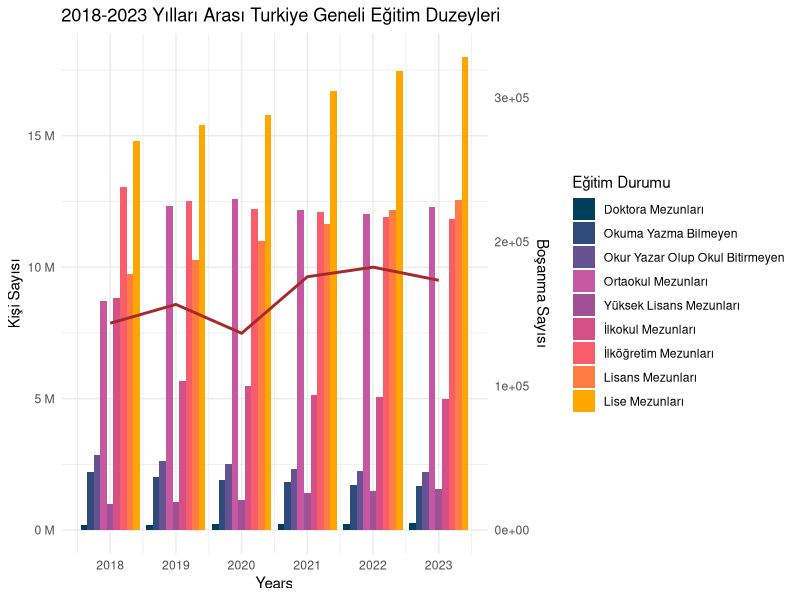
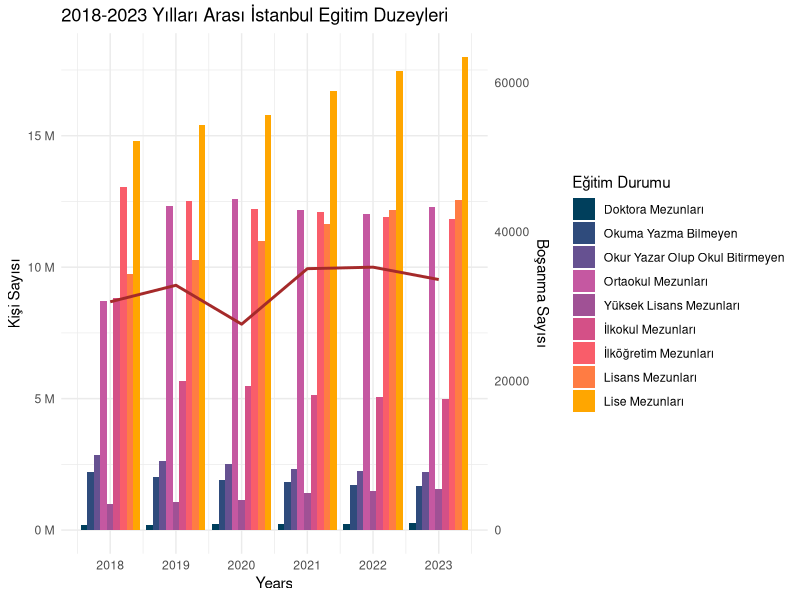
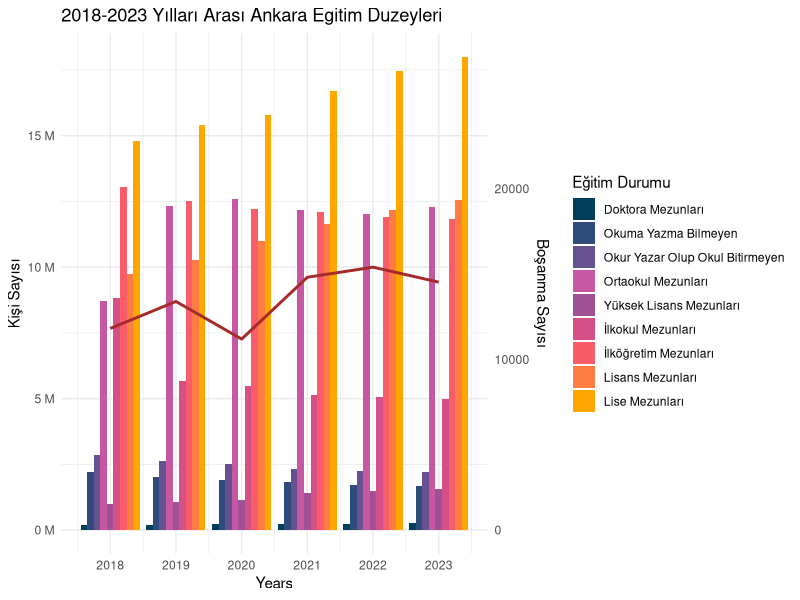
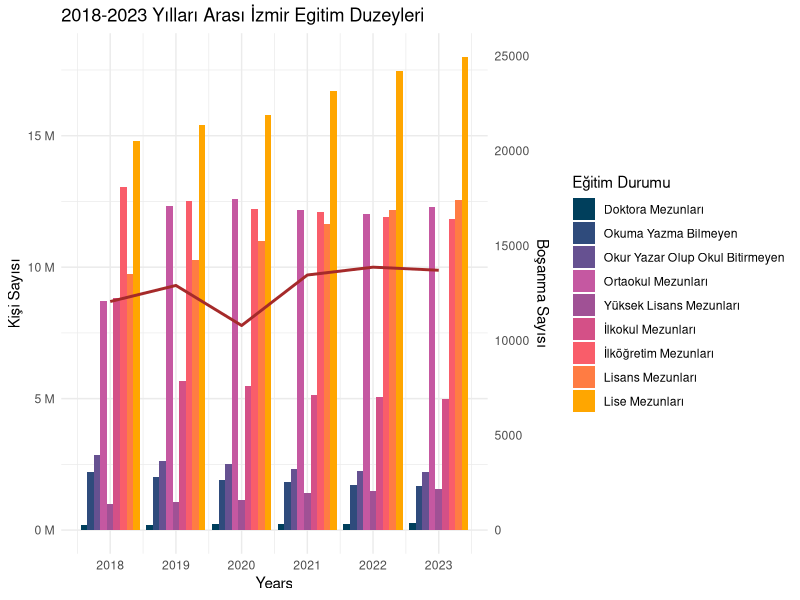
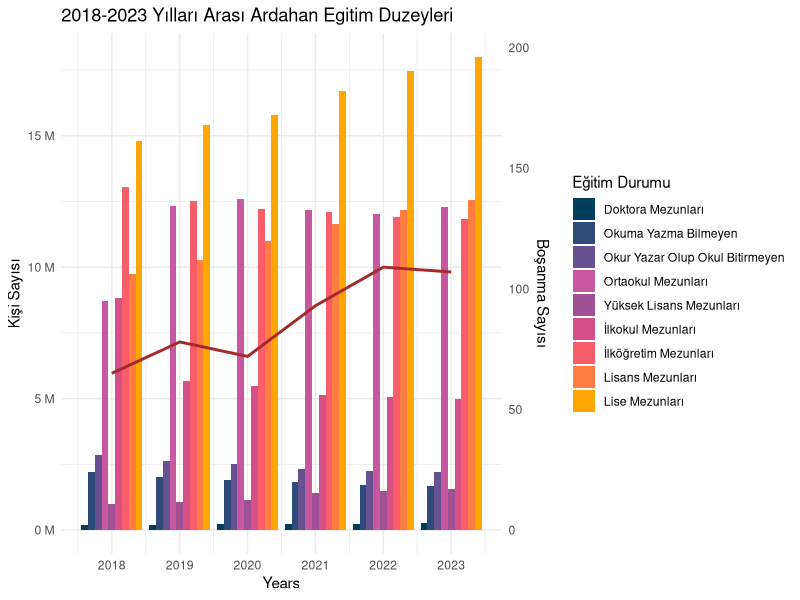
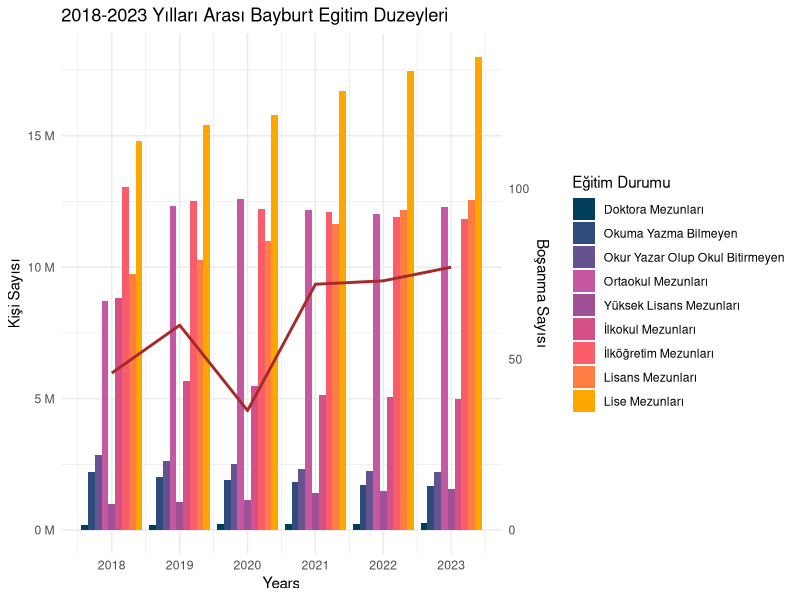
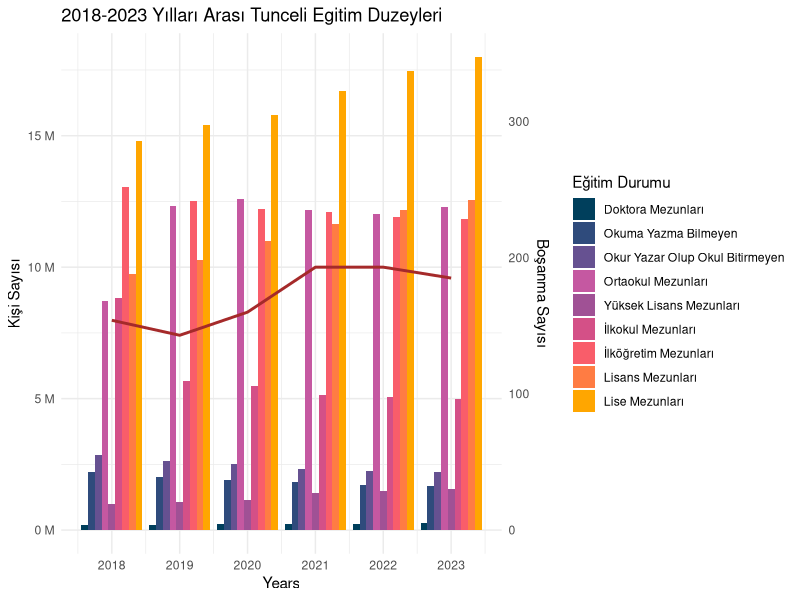

R code for these plots, in order:
## ---- chunk 1
  
# Kütüphaneler
suppressPackageStartupMessages(library(readr))
suppressPackageStartupMessages(library(ggplot2))
suppressPackageStartupMessages(library(dplyr))
suppressPackageStartupMessages(library(tidyr))  # pivot_longer fonksiyonu için

# Read bar data
bar_data <- read.csv("./portfolyo/calisma2-veriler/veri_edited_en.csv", header = TRUE, encoding = "UTF-8", sep = ";")

# Read line data
line_data <- read.csv("./portfolyo/calisma2-veriler/bosanma_verisi_edited.csv", header = TRUE, encoding = "UTF-8", sep = ";")

# Reshape bar data to long format
bar_data_long <- bar_data %>%
  pivot_longer(cols = c("illiterate_total", "literate_without_diploma_total", "primary_school_total", "primary_education_total",
                        "lower_secondary_school_total", "upper_secondary_school_total",
                        "universities_and_other_higher_educational_institutions_total",
                        "master_total", "doctorate_total"), names_to = "EducationLevel", values_to = "Total")

# Merge data to ensure categories are aligned
merged_data <- merge(bar_data_long, line_data, by = "year", all.x = TRUE)

# İl listesini tanımlama
iller <- c("TR")

for (il in iller) {
  max_value <- max(merged_data[il])
  coef <- 10e6/max_value
  
  # Create the dual-axis plot
  print(ggplot(merged_data, aes(x = year, fill = EducationLevel)) +
    geom_bar(aes(y = Total), stat = "identity", position = "dodge", alpha = 1) +
    geom_line(aes(x = year, y = !!sym(il) * coef, group = "bosanma"), color = "brown", linewidth = 1) +
  scale_fill_manual(values = c("doctorate_total" ="#003f5c",
                               "illiterate_total" = "#2f4b7c", 
                               "literate_without_diploma_total" = "#665191",
                               "lower_secondary_school_total" = "#c558a1",
                               "master_total" = "#a05195",
                               "primary_education_total" = "#d45087",
                               "primary_school_total" = "#f95d6a", "universities_and_other_higher_educational_institutions_total" ="#ff7c43",
                               "upper_secondary_school_total" ="#ffa600"
                               ),
                    labels = c("Doktora Mezunları",
                               "Okuma Yazma Bilmeyen",
                               "Okur Yazar Olup Okul Bitirmeyen",
                               "Ortaokul Mezunları",
                               "Yüksek Lisans Mezunları",
                               "İlkokul Mezunları",
                               "İlköğretim Mezunları",
                               "Lisans Mezunları",
                               "Lise Mezunları"
                               )) +
    
    scale_y_continuous(
      name = "Kişi Sayısı",
      sec.axis = sec_axis(~ . / coef, name="Boşanma Sayısı"),
      labels = function(x) paste(x / 1e6, "M")
    ) +
    scale_x_continuous(
      name = "Years",
      breaks = 2018:2023  # Step 1 on x-axis
    ) +
    labs(title = ifelse(il == "TR", "2018-2023 Yılları Arası Turkiye Geneli Eğitim Duzeyleri", paste("2018-2023 Yılları Arası", il, "Egitim Duzeyleri")), fill = "Eğitim Durumu") +
    theme_minimal())
}

## ---- chunk 2
iller <- c("İstanbul", "Ankara", "İzmir", "Ardahan", "Bayburt", "Tunceli")

for (il in iller) {
  max_value <- max(merged_data[il])
  coef <- 10e6/max_value
  
  # Create the dual-axis plot
  print(ggplot(merged_data, aes(x = year, fill = EducationLevel)) +
    geom_bar(aes(y = Total), stat = "identity", position = "dodge", alpha = 1) +
    geom_line(aes(x = year, y = !!sym(il) * coef, group = "bosanma"), color = "brown", linewidth = 1) +
  scale_fill_manual(values = c("doctorate_total" ="#003f5c",
                               "illiterate_total" = "#2f4b7c", 
                               "literate_without_diploma_total" = "#665191",
                               "lower_secondary_school_total" = "#c558a1",
                               "master_total" = "#a05195",
                               "primary_education_total" = "#d45087",
                               "primary_school_total" = "#f95d6a", "universities_and_other_higher_educational_institutions_total" ="#ff7c43",
                               "upper_secondary_school_total" ="#ffa600"
                               ),
                    labels = c("Doktora Mezunları",
                               "Okuma Yazma Bilmeyen",
                               "Okur Yazar Olup Okul Bitirmeyen",
                               "Ortaokul Mezunları",
                               "Yüksek Lisans Mezunları",
                               "İlkokul Mezunları",
                               "İlköğretim Mezunları",
                               "Lisans Mezunları",
                               "Lise Mezunları"
                               )) +
    
    scale_y_continuous(
      name = "Kişi Sayısı",
      sec.axis = sec_axis(~ . / coef, name="Boşanma Sayısı"),
      labels = function(x) paste(x / 1e6, "M")
    ) +
    scale_x_continuous(
      name = "Years",
      breaks = 2018:2023  # Step 1 on x-axis
    ) +
    labs(title = ifelse(il == "TR", "2018-2023 Yılları Arası Turkiye Geneli Eğitim Duzeyleri", paste("2018-2023 Yılları Arası", il, "Egitim Duzeyleri")), fill = "Eğitim Durumu") +
    theme_minimal())
}
